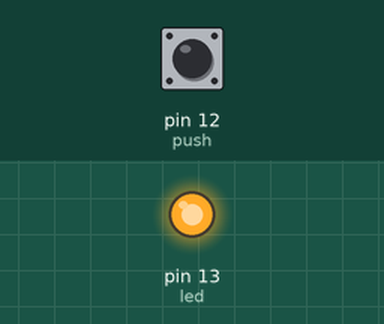
A sketch run on a simulated Arduino Uno, built with avr-gcc and run on an emulated ATmega328P. Parts: output pins drawn as LEDs (lit = HIGH). The inputs (shaded band) are chosen by the test bench; at power-on: pin 12 (push) HIGH.

Above: at 1.2 s.
1.3 s: pin 12 (push) pulled LOW for 0.15 s
At 1.37 s:
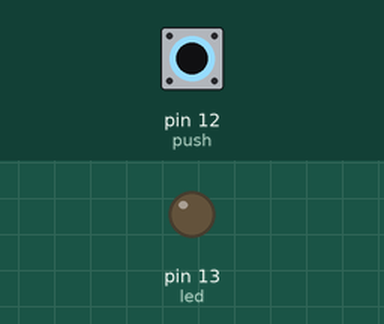
2.9 s: pin 12 (push) pulled LOW for 3.2 s
At 6.5 s:
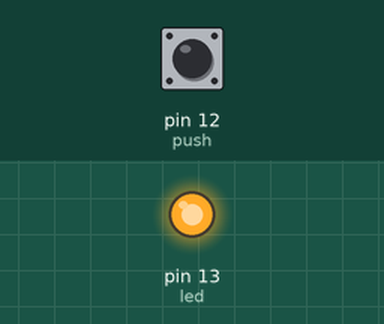
Timing chart, 0 to 8.0 s (numbered marks = the images above; inputs shaded):
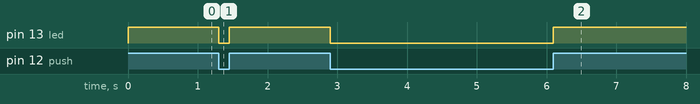

The sketch:

push-button.ino
```cpp
int led=13;
int push=12;

void setup() {
  // put your setup code here, to run once:
pinMode(led,OUTPUT);
pinMode(push,INPUT);
}

void loop() {
  // put your main code here, to run repeatedly:
int val=digitalRead(push);
if(val==0)

  digitalWrite(led,LOW);
else
  digitalWrite(led,HIGH);

}
```

Measured:
- after the input at 1.3 s, pin 13 (led): HIGH → LOW at once, → HIGH 0.15 s later
- after the input at 2.9 s, pin 13 (led): HIGH → LOW at once, → HIGH 3.2 s later
